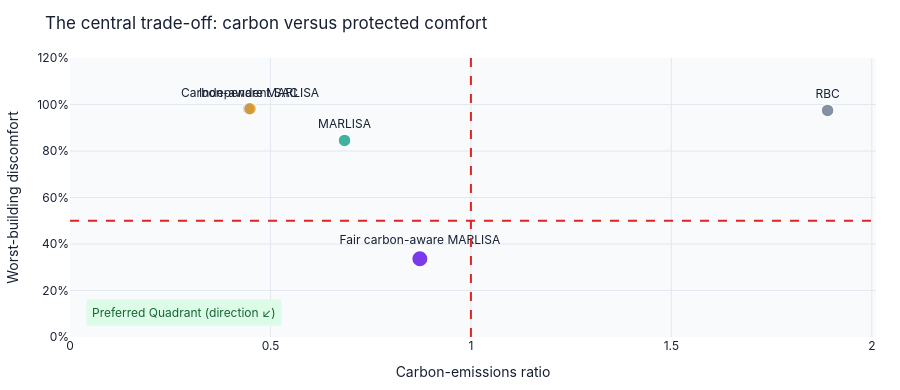

The notebook cell saved with this chart:
### Markdown cell above
## c) The Central Trade off: Carbon Emissions vs Discomfort

### Code cell
def tradeoff_figure(summary: pd.DataFrame, focus: str) -> go.Figure:
    """Carbon versus worst-building discomfort trade-off."""
    fig = go.Figure()
    for row in summary.itertuples(index=False):
        selected = row.model == focus
        fig.add_trace(
            go.Scatter(
                x=[row.carbon_ratio],
                y=[row.worst_discomfort],
                mode="markers+text",
                text=[row.controller],
                textposition="top center",
                marker=dict(
                    size=18 if selected else 13,
                    color=row.color,
                    line=dict(color="#FFFFFF", width=3 if selected else 1.5),
                    opacity=1.0 if selected else 0.78,
                ),
                customdata=[[row.average_discomfort, row.discomfort_gap]],
                hovertemplate=(
                    "%{text}<br>Carbon ratio: %{x:.3f}<br>"
                    "Worst discomfort: %{y:.1%}<br>"
                    "Average discomfort: %{customdata[0]:.1%}<br>"
                    "Gap: %{customdata[1]:.1%}<extra></extra>"
                ),
                showlegend=False,
            )
        )
    fig.add_hline(y=0.5, line_dash="dash", line_color="#DC2626")
    fig.add_vline(x=1.0, line_dash="dash", line_color="#DC2626")
    fig.add_annotation(
        x=0.02,
        y=0.04,
        xref="paper",
        yref="paper",
        text="Preferred Quadrant (direction ↙)",
        showarrow=False,
        font=dict(color="#166534", size=12),
        bgcolor="#DCFCE7",
        borderpad=5,
    )
    fig.update_layout(title="The central trade-off: carbon versus protected comfort")
    fig.update_xaxes(title="Carbon-emissions ratio", rangemode="tozero")
    fig.update_yaxes(
        title="Worst-building discomfort",
        range=[0, 1.2],
        tickformat=".0%",
    )
    return _base_layout(fig)

tradeoff_figure_output = tradeoff_figure(summary, focus="fair_carbon_aware_marlisa")
tradeoff_figure_output

### Figure 1 — Plotly figure (JSON) as saved in the notebook; plotly's stock layout.template omitted (floating-point values rounded to 4 significant figures)
{"data": [{"customdata": [[0.9466, 0.06631]], "hovertemplate": "%{text}<br>Carbon ratio: %{x:.3f}<br>Worst discomfort: %{y:.1%}<br>Average discomfort: %{customdata[0]:.1%}<br>Gap: %{customdata[1]:.1%}<extra></extra>", "marker": {"color": "#64748B", "line": {"color": "#FFFFFF", "width": 1.5}, "opacity": 0.78, "size": 13}, "mode": "markers+text", "showlegend": false, "text": ["RBC"], "textposition": "top center", "type": "scatter", "x": [1.89], "y": [0.9747]}, {"customdata": [[0.9798, 0.004171]], "hovertemplate": "%{text}<br>Carbon ratio: %{x:.3f}<br>Worst discomfort: %{y:.1%}<br>Average discomfort: %{customdata[0]:.1%}<br>Gap: %{customdata[1]:.1%}<extra></extra>", "marker": {"color": "#2563EB", "line": {"color": "#FFFFFF", "width": 1.5}, "opacity": 0.78, "size": 13}, "mode": "markers+text", "showlegend": false, "text": ["Independent SAC"], "textposition": "top center", "type": "scatter", "x": [0.4454], "y": [0.9817]}, {"customdata": [[0.5105, 0.5388]], "hovertemplate": "%{text}<br>Carbon ratio: %{x:.3f}<br>Worst discomfort: %{y:.1%}<br>Average discomfort: %{customdata[0]:.1%}<br>Gap: %{customdata[1]:.1%}<extra></extra>", "marker": {"color": "#0F9D8A", "line": {"color": "#FFFFFF", "width": 1.5}, "opacity": 0.78, "size": 13}, "mode": "markers+text", "showlegend": false, "text": ["MARLISA"], "textposition": "top center", "type": "scatter", "x": [0.6847], "y": [0.8455]}, {"customdata": [[0.9791, 0.006041]], "hovertemplate": "%{text}<br>Carbon ratio: %{x:.3f}<br>Worst discomfort: %{y:.1%}<br>Average discomfort: %{customdata[0]:.1%}<br>Gap: %{customdata[1]:.1%}<extra></extra>", "marker": {"color": "#F59E0B", "line": {"color": "#FFFFFF", "width": 1.5}, "opacity": 0.78, "size": 13}, "mode": "markers+text", "showlegend": false, "text": ["Carbon-aware MARLISA"], "textposition": "top center", "type": "scatter", "x": [0.4491], "y": [0.9817]}, {"customdata": [[0.2011, 0.2031]], "hovertemplate": "%{text}<br>Carbon ratio: %{x:.3f}<br>Worst discomfort: %{y:.1%}<br>Average discomfort: %{customdata[0]:.1%}<br>Gap: %{customdata[1]:.1%}<extra></extra>", "marker": {"color": "#7C3AED", "line": {"color": "#FFFFFF", "width": 3}, "opacity": 1, "size": 18}, "mode": "markers+text", "showlegend": false, "text": ["Fair carbon-aware MARLISA"], "textposition": "top center", "type": "scatter", "x": [0.8726], "y": [0.3364]}], "layout": {"annotations": [{"bgcolor": "#DCFCE7", "borderpad": 5, "font": {"color": "#166534", "size": 12}, "showarrow": false, "text": "Preferred Quadrant (direction ↙)", "x": 0.02, "xref": "paper", "y": 0.04, "yref": "paper"}], "font": {"color": "#172033", "family": "Inter, Arial, sans-serif"}, "height": 390, "hoverlabel": {"bgcolor": "#172033", "font": {"color": "#FFFFFF"}}, "legend": {"orientation": "h", "x": 0, "y": 1.02, "yanchor": "bottom"}, "margin": {"b": 50, "l": 54, "r": 24, "t": 58}, "paper_bgcolor": "#FFFFFF", "plot_bgcolor": "#F8FAFC", "shapes": [{"line": {"color": "#DC2626", "dash": "dash"}, "type": "line", "x0": 0, "x1": 1, "xref": "x domain", "y0": 0.5, "y1": 0.5, "yref": "y"}, {"line": {"color": "#DC2626", "dash": "dash"}, "type": "line", "x0": 1, "x1": 1, "xref": "x", "y0": 0, "y1": 1, "yref": "y domain"}], "title": {"text": "The central trade-off: carbon versus protected comfort"}, "xaxis": {"gridcolor": "#E2E8F0", "rangemode": "tozero", "title": {"text": "Carbon-emissions ratio"}, "zeroline": false}, "yaxis": {"gridcolor": "#E2E8F0", "range": [0, 1.2], "tickformat": ".0%", "title": {"text": "Worst-building discomfort"}, "zeroline": false}}}
